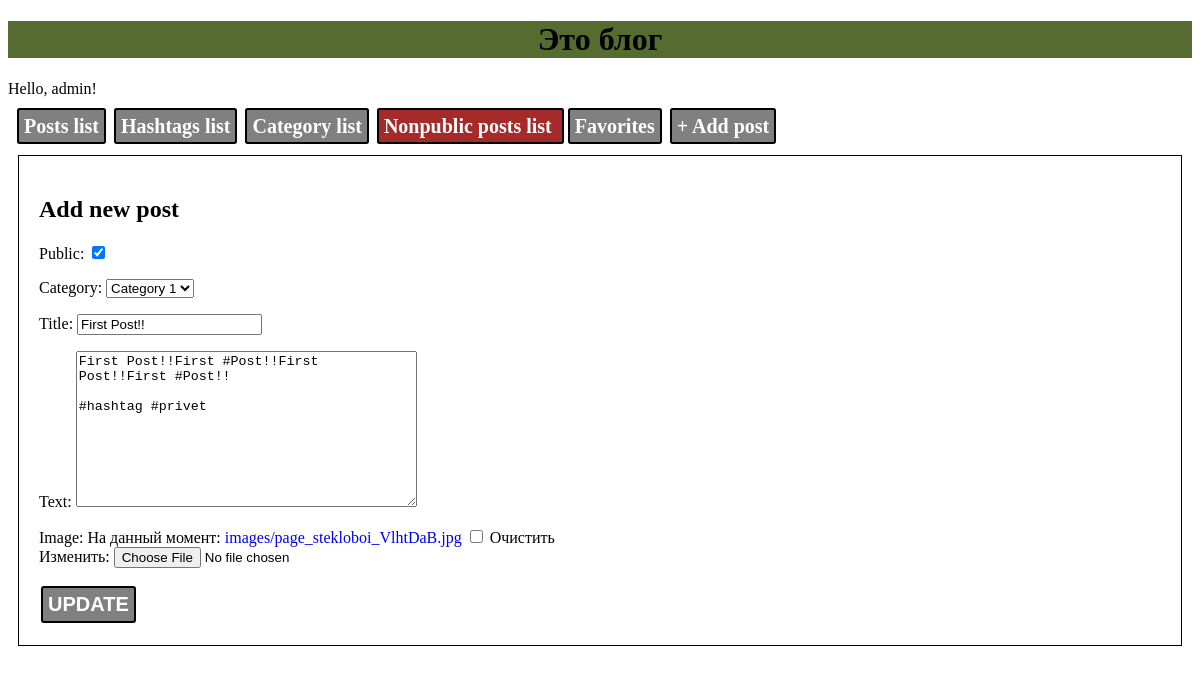
Page /post/edit_post/1 (signed in) on the earlier database version.
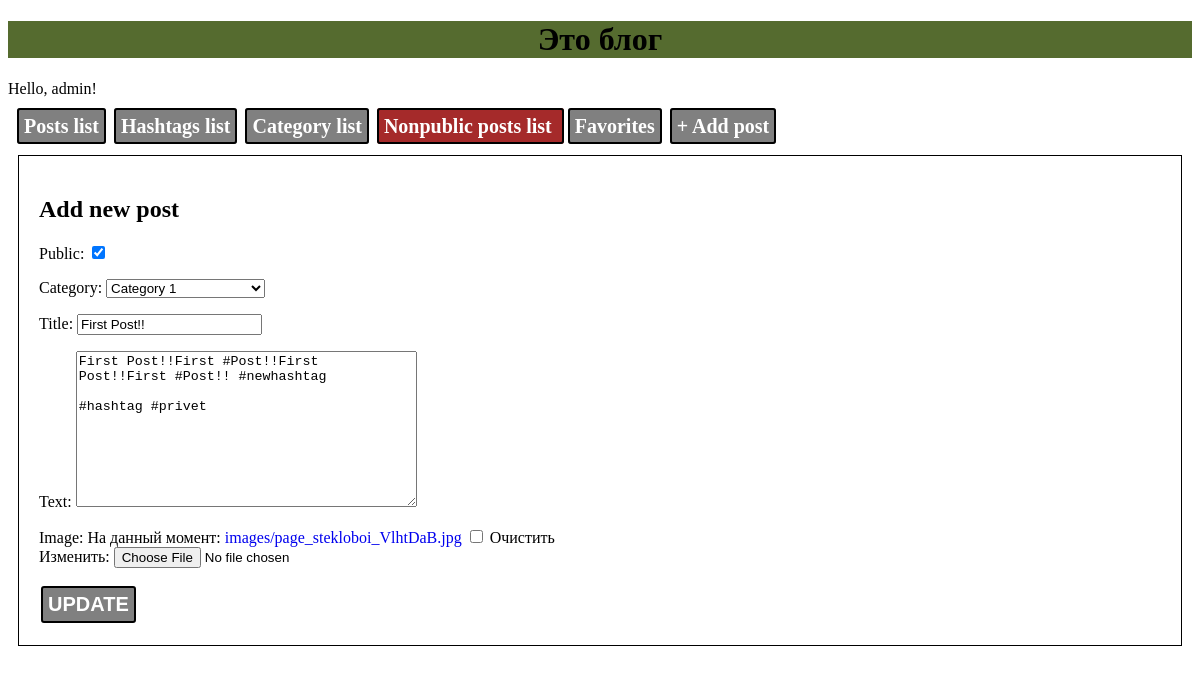
Same page on the later database version.
### blog/models.py (models this page shows, shortened)
class Post(models.Model):
    title = models.CharField(max_length=128)
    image = models.ImageField(upload_to='images/', null=True, blank=True)
    text = models.TextField()
    created_date = models.DateTimeField(auto_now_add=True)
    author = models.ForeignKey(User, on_delete=models.CASCADE)
    count_view = models.PositiveIntegerField(default=0)
    like = models.PositiveIntegerField(default=0)
    dislike = models.PositiveIntegerField(default=0)
    public = models.BooleanField(default=False)
    hashtags = models.ManyToManyField(Hashtag, related_name='posts')
    category = models.ForeignKey(Category, on_delete=models.CASCADE, null=True, blank=True, related_name='posts')
    favorites = models.ManyToManyField(User, related_name='favorites_posts')

### blog/views.py (the view)
# urls.py: path('edit_post/<int:post_pk>', views.edit_post, name='edit_post'),
def edit_post(request, post_pk):
    post = Post.objects.filter(pk=post_pk).first()
    if not post:
        raise Http404('Post not found')
    if request.method == "POST":
        form = PostForm(request.POST, request.FILES, instance=post)
        if form.is_valid():
            post = form.save(commit=False)
            post.save()
            return redirect('post_detail', post_pk=post.pk)
    else:
        form = PostForm(instance=post)
    return render(request, 'blog/post_edit.html', {'form': form})

### blog/forms.py
class PostForm(forms.ModelForm):
    class Meta:
        model = Post
        fields = (
            'public',
            'category',
            'title',
            'text',
            'image'
        )

### blog/models.py (called while the page is built)
    def __str__(self):
        return self.title

### blog/templates/blog/post_edit.html
{% extends 'blog/base.html' %}
{% block content %}
    <div style="border: 1px solid; margin: 10px; padding: 20px">
        <h2>Add new post</h2>
        <form method="POST" class="post-form" enctype="multipart/form-data">{% csrf_token %}
            {{form.as_p}}
            <button class="btn" type="submit">UPDATE</button>
        </form>
    </div>
{% endblock %}

Differences in the rows shown:
changed Post "Category 1": text "First Post!!First #Post!!First Post!!First #Post!! #hashtag #privet" → "First Post!!First #Post!!First Post!!First #Post!! #newhashtag #hashtag #privet"
